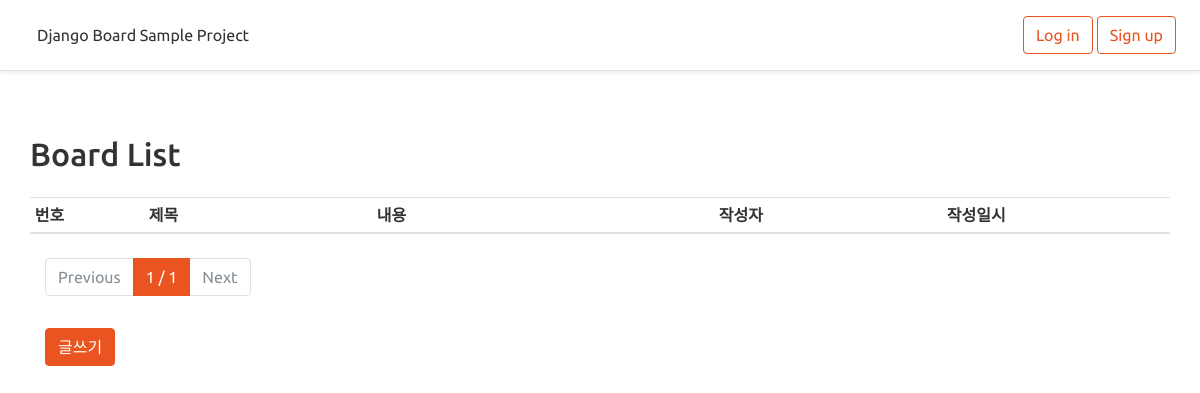
The app's page /board/?p=2, older data.
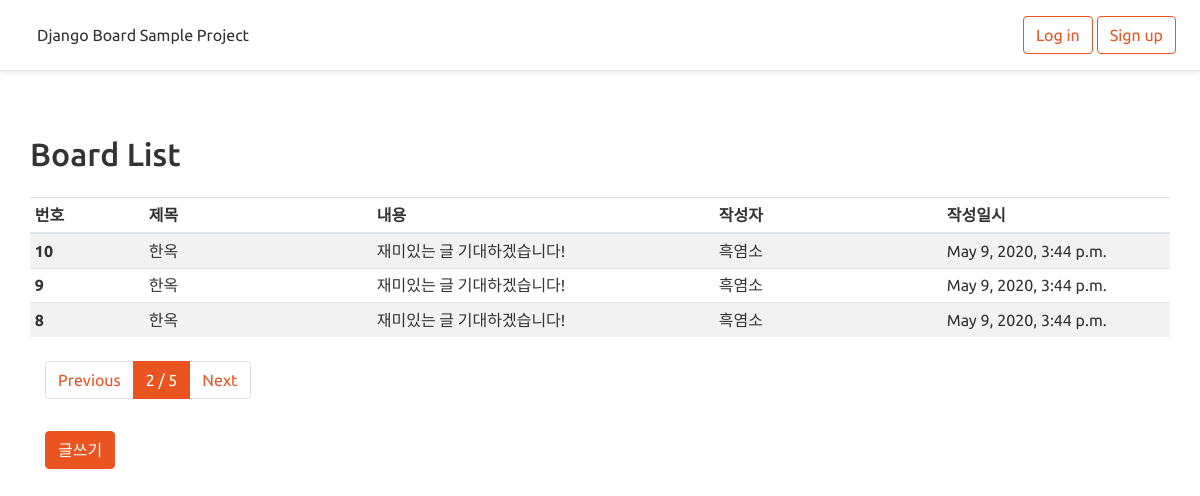
The same page, newer data.
### board/models.py (models this page shows, shortened)
class NewBoard(models.Model):
    title = models.CharField(
        max_length=128,
        verbose_name='제목'
    )
    content = models.TextField(
        verbose_name='내용'
    )
    writer = models.ForeignKey(
        'new_user.NewUser',
        on_delete=models.SET_NULL,
        null=True,
        verbose_name='작성자'
    )
    reg_date = models.DateTimeField(
        auto_now_add=True,
        verbose_name='작성시간'
    )
    class Meta:
        db_table = 'new_community_board'
        verbose_name='뉴 커뮤니티 게시글'
        verbose_name_plural = '뉴 커뮤니티 게시글 모음'

### new_user/models.py (models this page shows)
class NewUser(models.Model):
    username = models.CharField(max_length=32, verbose_name='사용자명')
    useremail = models.EmailField(max_length=64, verbose_name='사용자 이메일')
    password = models.CharField(max_length=64, verbose_name='비밀번호')
    reg_date = models.DateTimeField(auto_now_add=True, verbose_name='가입시간')
    def __str__(self):
        return self.username
    class Meta:
        db_table = 'newcommunity_user'
        verbose_name = '새 커뮤니티 사용자'
        verbose_name_plural = '새 커뮤니티 사용자 모음'

### board/views.py (the view)
# urls.py: path('', views.board),
def board(request):
    all_boards = NewBoard.objects.all().order_by('-id')
    page = int(request.GET.get('p', 1))
    paginator = Paginator(all_boards, 3)    # num per page
    boards = paginator.get_page(page)
    return render(request, 'list.html', {'boards' : boards})

### board/templates/list.html (shortened to what this page needs)
{% extends "base.html" %}
{% block contents %}
<div class="row">
    <h2 class="mt-5">Board List</h2>
    <div class="table-responsive mt-3">
        <table class="table table-striped table-sm">
            <thead>
                <tr>
                    <th style="width:10%;">번호</th>
                    <th style="width:20%;">제목</th>
                    <th style="width:30%;">내용</th>
                    <th style="width:20%;">작성자</th>
                    <th style="width:20%;">작성일시</th>
                </tr>
            </thead>
            <tbody>
                {% for board in boards %}
                <tr>
                    <th scope="row">{{ board.id }}</th>
                    <td>{{ board.title }}</td>
                    <td>{{ board.content }}</td>
                    <td>{{ board.writer }}</td>
                    <td>{{ board.reg_date }}</td>
                </tr>
                {% endfor %}
            </tbody>
        </table>
    </div>
</div>
<div class="row mt-2" style="margin-bottom:100px;">
    <div class=col-12>
        <nav aria-label="...">
            <ul class="pagination">
                {% if boards.has_previous %}
                <li class="page-item">
                    <a class="page-link" href="?p={{ boards.previous_page_number }}" tabindex="-1" aria-disabled="true">
                        Previous
                    </a>
                </li>
                {% else %}
                <li class="page-item disabled">
                    <a class="page-link" href="#" tabindex="-1" aria-disabled="true">
                        Previous
                    </a>
                </li>
                {% endif %}
                <li class="page-item active" aria-current="page">
                    <a class="page-link">
                        {{ boards.number }} / {{ boards.paginator.num_pages }}
                    </a>
                </li>
                {% if boards.has_next %}
                <li class="page-item">
                    <a class="page-link" href="?p={{ boards.next_page_number }}">Next</a>
                </li>
                {% else %}
                <li class="page-item disabled">
                    <a class="page-link" href="#">Next</a>
                </li>
                {% endif %}
            </ul>
        </nav>
        <button type="submit" class="btn btn-primary mt-3" onclick="location.href='/board/write'">글쓰기</button>
    </div>
</div>
{%  endblock %}

Row changes from the older to the newer data that the page shows:
added NewBoard: id "10", title "한옥", content "재미있는 글 기대하겠습니다!", writer "흑염소", reg_date "May 9, 2020, 3:44 p.m."
added NewBoard: id "9", title "한옥", content "재미있는 글 기대하겠습니다!", writer "흑염소", reg_date "May 9, 2020, 3:44 p.m."
added NewBoard: id "8", title "한옥", content "재미있는 글 기대하겠습니다!", writer "흑염소", reg_date "May 9, 2020, 3:44 p.m."
Text that changed along with them:
{{ boards.number }}: "1" → "2"
{{ boards.paginator.num_pages }}: "1" → "5"
